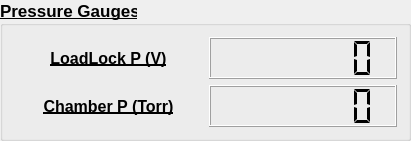
  <widget class="QGroupBox" name="groupAnalog">
   <property name="geometry">
    <rect>
     <x>410</x>
     <y>140</y>
     <width>411</width>
     <height>141</height>
    </rect>
   </property>
   <property name="font">
    <font>
     <pointsize>13</pointsize>
     <weight>75</weight>
     <bold>true</bold>
     <underline>true</underline>
    </font>
   </property>
   <property name="title">
    <string>Pressure Gauges</string>
   </property>
   <layout class="QGridLayout" name="gridLayout_4">
    <item row="0" column="0">
     <layout class="QGridLayout" name="gridLayout">
      <item row="1" column="1">
       <widget class="QLCDNumber" name="lcdAnalog2">
        <property name="digitCount">
         <number>7</number>
        </property>
        <property name="segmentStyle">
         <enum>QLCDNumber::Flat</enum>
        </property>
       </widget>
      </item>
      <item row="1" column="0">
       <widget class="QLabel" name="labelAI2">
        <property name="font">
         <font>
          <pointsize>12</pointsize>
          <weight>75</weight>
          <bold>true</bold>
         </font>
        </property>
        <property name="text">
         <string>Chamber P (Torr)</string>
        </property>
        <property name="alignment">
         <set>Qt::AlignCenter</set>
        </property>
        <property name="class" stdset="0">
         <string notr="true"/>
        </property>
       </widget>
      </item>
      <item row="0" column="0">
       <widget class="QLabel" name="labelAI1">
        <property name="font">
         <font>
          <pointsize>12</pointsize>
          <weight>75</weight>
          <bold>true</bold>
         </font>
        </property>
        <property name="text">
         <string>LoadLock P (V)</string>
        </property>
        <property name="alignment">
         <set>Qt::AlignCenter</set>
        </property>
        <property name="class" stdset="0">
         <string notr="true"/>
        </property>
       </widget>
      </item>
      <item row="0" column="1">
       <widget class="QLCDNumber" name="lcdAnalog1">
        <property name="font">
         <font>
          <pointsize>8</pointsize>
          <weight>75</weight>
          <bold>true</bold>
         </font>
        </property>
        <property name="digitCount">
         <number>7</number>
        </property>
        <property name="segmentStyle">
         <enum>QLCDNumber::Flat</enum>
        </property>
       </widget>
      </item>
     </layout>
    </item>
   </layout>
  </widget>
